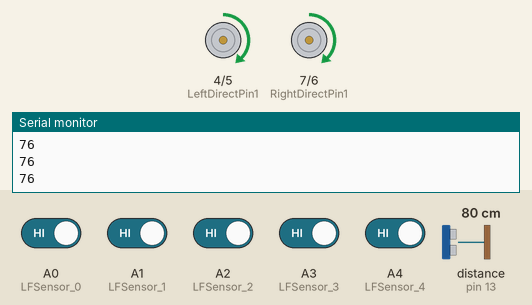
Recording of a sketch running on a simulated Arduino Uno, built with avr-gcc and run on an emulated ATmega328P. Shown: motor-driver pin pairs drawn as motors (green arrow = first pin HIGH = forward, orange = second pin HIGH = backward, longer = more drive, scaled by the enable pin), the last lines printed to the serial monitor. Wiring (inferred from the names in the program): ultrasonic range finder: trigger pin 12; echo pin 13. The inputs (shaded band) are chosen by the test bench; at power-on: A0 (LFSensor_0), A1 (LFSensor_1), A2 (LFSensor_2), A3 (LFSensor_3), A4 (LFSensor_4) HIGH, distance to the obstacle (sensor on pin 13) 80 cm. The echo pulse lasts 58.3 µs per cm.

Above: at 1.2 s.
1.3 s: distance to the obstacle (sensor on pin 13) set to 24 cm
2.8 s: distance to the obstacle (sensor on pin 13) set to 19 cm
At 4.63 s:
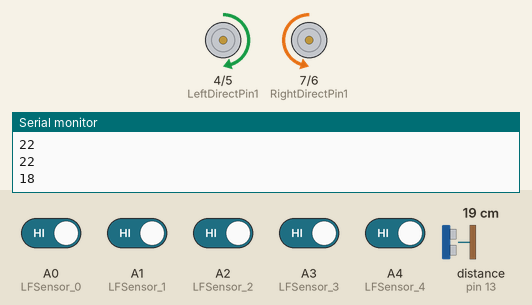
5.8 s: distance to the obstacle (sensor on pin 13) set to 35 cm
7.9 s: A0 (LFSensor_0) driven LOW
At 8.7 s:
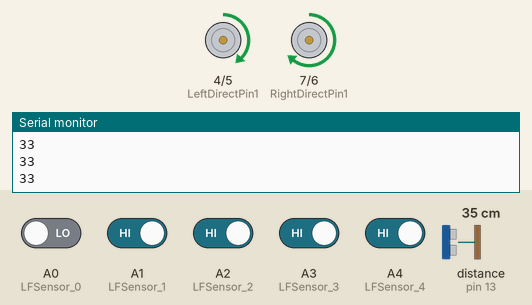
9.4 s: A1 (LFSensor_1) driven LOW
At 9.7 s:
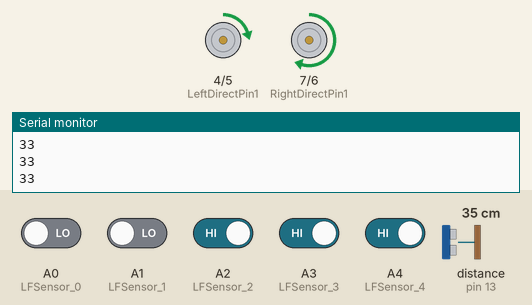
10.9 s: A0 (LFSensor_0) driven HIGH
At 12.0 s:
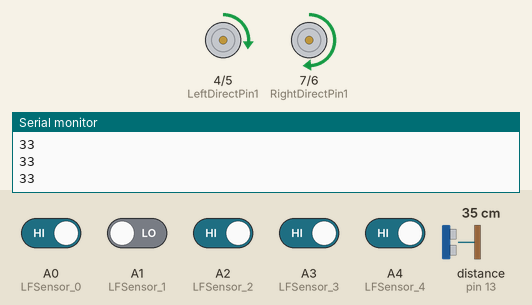
Timing chart, 0 to 13.4 s (numbered marks = the images above; inputs shaded):
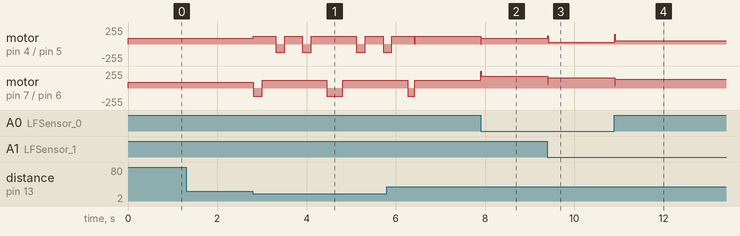

Measured:
- the behaviour switches between 22 and 21 cm on distance to the obstacle (sensor on pin 13) (found by bisection; images 0 and 1)
- after the input at 7.9 s, motor on pin 4 (LeftDirectPin1) / pin 5 (LeftDirectPin2): forward 120/255 → forward 90/255 at once; motor on pin 7 (RightDirectPin1) / pin 6 (RightDirectPin2): forward 120/255 → forward 178/255 at once
- after the input at 9.4 s, motor on pin 4 (LeftDirectPin1) / pin 5 (LeftDirectPin2): forward 90/255 → forward 24/255 at once; motor on pin 7 (RightDirectPin1) / pin 6 (RightDirectPin2): forward 178/255 → forward 156/255 at once
- after the input at 10.9 s, motor on pin 4 (LeftDirectPin1) / pin 5 (LeftDirectPin2): forward 24/255 → forward 46/255 at once; motor on pin 7 (RightDirectPin1) / pin 6 (RightDirectPin2): forward 156/255 → forward 134/255 at once

The sketch:

DolineTranhvatcan.ino
```cpp
#define RightDirectPin1  7
#define RightDirectPin2  6
#define speedPinL 10
#define LeftDirectPin1  4
#define LeftDirectPin2  5
#define speedPinR 11

#define Echo_PIN 13
#define Trig_PIN 12

#define LFSensor_0 A0
#define LFSensor_1 A1
#define LFSensor_2 A2
#define LFSensor_3 A3
#define LFSensor_4 A4

int sensor[5]={0, 0, 0, 0, 0};

float Kp = 22, Ki = 0, Kd = 100;
float error = 0, e_dot = 0, e_old = 0, E = 0, u = 0;
int initial_motor_speed = 90;
int PWA_left, PWA_right;
int oldtime = 0;
#define SPEED 120
bool flag = 0;
int distance;

void go_AdvancePID(){
  digitalWrite(RightDirectPin1, HIGH);
  digitalWrite(RightDirectPin2,LOW);
  digitalWrite(LeftDirectPin1,HIGH);
  digitalWrite(LeftDirectPin2,LOW);
  analogWrite(speedPinL, PWA_left);
  analogWrite(speedPinR, PWA_right);
}
void go_Advance(void)
{
  digitalWrite(RightDirectPin1, HIGH);
  digitalWrite(RightDirectPin2,LOW);
  digitalWrite(LeftDirectPin1,HIGH);
  digitalWrite(LeftDirectPin2,LOW);
  set_Motorspeed(SPEED,SPEED);
}
void go_Left()
{
  digitalWrite(RightDirectPin1, HIGH);
  digitalWrite(RightDirectPin2,LOW);
  digitalWrite(LeftDirectPin1,LOW);
  digitalWrite(LeftDirectPin2,HIGH);
  set_Motorspeed(SPEED,SPEED);
}
void go_Right()
{
  digitalWrite(RightDirectPin1, LOW);
  digitalWrite(RightDirectPin2,HIGH);
  digitalWrite(LeftDirectPin1,HIGH);
  digitalWrite(LeftDirectPin2,LOW);
  set_Motorspeed(SPEED,SPEED);
}
void go_Back()
{
  digitalWrite(RightDirectPin1, LOW);
  digitalWrite(RightDirectPin2,HIGH);
  digitalWrite(LeftDirectPin1,LOW);
  digitalWrite(LeftDirectPin2,HIGH);
  set_Motorspeed(SPEED,SPEED);
}
void stop_Stop()
{
  digitalWrite(RightDirectPin1, LOW);
  digitalWrite(RightDirectPin2,LOW);
  digitalWrite(LeftDirectPin1,LOW);
  digitalWrite(LeftDirectPin2,LOW);
  set_Motorspeed(SPEED,SPEED);
}
void set_Motorspeed(int SPEED_L, int SPEED_R){
  analogWrite(speedPinL,SPEED);
  analogWrite(speedPinR,SPEED);
}

void setup()
{

  pinMode(RightDirectPin1, OUTPUT);
  pinMode(RightDirectPin2, OUTPUT);
  pinMode(speedPinL, OUTPUT);
  pinMode(LeftDirectPin1, OUTPUT);
  pinMode(LeftDirectPin2, OUTPUT);
  pinMode(speedPinR, OUTPUT);
  stop_Stop();

  pinMode(Trig_PIN, OUTPUT);
  pinMode(Echo_PIN,INPUT);

  pinMode(LFSensor_0,INPUT);
  pinMode(LFSensor_1,INPUT);
  pinMode(LFSensor_2,INPUT);
  pinMode(LFSensor_3,INPUT);
  pinMode(LFSensor_4,INPUT);

  Serial.begin(9600);
}

void loop(){
  distance = watch();
  if(distance > 25){
    read_sensor_values();
    calculate_PID();
    auto_tracking();
    go_AdvancePID();
  }
  distance = watch();
  if(distance < 20){
    auto_avoidance();
  }
  Serial.println(distance);
}


int watch(){
  digitalWrite(Trig_PIN,LOW);
  delayMicroseconds(2);
  digitalWrite(Trig_PIN,HIGH);
  delayMicroseconds(10);
  digitalWrite(Trig_PIN,LOW);
  long echo_distance1=pulseIn(Echo_PIN,HIGH);
  echo_distance1=echo_distance1*0.01657;
  digitalWrite(Trig_PIN,LOW);
  delayMicroseconds(2);
  digitalWrite(Trig_PIN,HIGH);
  delayMicroseconds(10);
  digitalWrite(Trig_PIN,LOW);
  long echo_distance2=pulseIn(Echo_PIN,HIGH);
  echo_distance2=echo_distance2*0.01657;

  long echo_distance = (echo_distance1+echo_distance2)/2;
  return round(echo_distance);
}

void auto_avoidance(){
  go_Right();
  set_Motorspeed(150,150);
  delay(200);
  go_Advance();
  set_Motorspeed(200,200);
  delay(300);
  go_Left();
  set_Motorspeed(160,160);
  delay(200);
  go_Advance();
  set_Motorspeed(200,200);
  delay(400);
  go_Left();
  set_Motorspeed(160,160);
  delay(200);
  go_Advance();
  set_Motorspeed(200,200);
  delay(350);
  go_Right();
  set_Motorspeed(160,160);
  delay(150);
}

void read_sensor_values(){
  sensor[0] = !digitalRead(LFSensor_0);
  sensor[1] = !digitalRead(LFSensor_1);
  sensor[2] = !digitalRead(LFSensor_2);
  sensor[3] = !digitalRead(LFSensor_3);
  sensor[4] = !digitalRead(LFSensor_4);

  if((sensor[0] == 0) && (sensor[1] == 0) && (sensor[2] == 0) && (sensor[3] == 0) && (sensor[4] == 1)){
    error = 4;
  }

  else if((sensor[0] == 0) && (sensor[1] == 0) && (sensor[2] == 0) && (sensor[3] == 1) && (sensor[4] == 1)){
    error = 3;
  }

  else if((sensor[0] == 0) && (sensor[1] == 0) && (sensor[2] == 0) && (sensor[3] == 1) && (sensor[4] == 0)){
    error = 2;
  }

  else if((sensor[0] == 0) && (sensor[1] == 0) && (sensor[2] == 1) && (sensor[3] == 1) && (sensor[4] == 0)){
    error = 1;
  }

  else if((sensor[0] == 0) && (sensor[1] == 0) && (sensor[2] == 1) && (sensor[3] == 0) && (sensor[4] == 0)){
    error = 0;
  }

  else if((sensor[0] == 0) && (sensor[1] == 1) && (sensor[2] == 1) && (sensor[3] == 0) && (sensor[4] == 0)){
    error = -1;
  }

  else if((sensor[0] == 0) && (sensor[1] == 1) && (sensor[2] == 0) && (sensor[3] == 0) && (sensor[4] == 0)){
    error = -2;
  }

  else if((sensor[0] == 1) && (sensor[1] == 1) && (sensor[2] == 0) && (sensor[3] == 0) && (sensor[4] == 0)){
    error = -3;
  }

  else if((sensor[0] == 1) && (sensor[1] == 0) && (sensor[2] == 0) && (sensor[3] == 0) && (sensor[4] == 0)){
    error = -4;
  }
}

void calculate_PID(){
  e_dot = error - e_old;
  E = E + error;
  u = Kp*error + Ki*E + Kd*e_dot;
  e_old = error;
}

void auto_tracking(){
  int left_motor_speed = initial_motor_speed + u;
  int right_motor_speed = initial_motor_speed - u;

  PWA_left = constrain(left_motor_speed, 0, 255);
  PWA_right = constrain(right_motor_speed, 0, 255);

  if((sensor[0] == 1) && (sensor[1] == 1) && (sensor[2] == 1) && (sensor[3] == 1) && (sensor[4] == 1)){
    PWA_left = 0;
    PWA_right = 0;
  }

  if(millis()-oldtime > 5000){
    oldtime = millis();
    if((sensor[0] == 0) && (sensor[1] == 0) && (sensor[2] == 0) && (sensor[3] == 0) && (sensor[4] == 0)){
    PWA_left = 0;
    PWA_right = 0;
    }
  }
}
```
